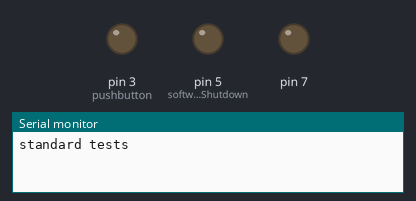
Bench run of a sketch on a simulated Arduino Uno, built with avr-gcc and run on an emulated ATmega328P. Shown: output pins drawn as LEDs (lit = HIGH), the last lines printed to the serial monitor. Pins used as bus, display or sensor lines are not drawn.

Above: at 0.5 s.
At 31.5 s:
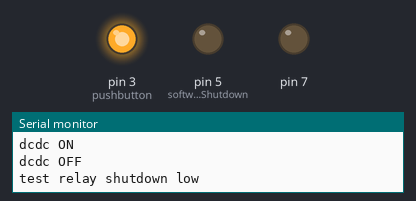
At 47.5 s:
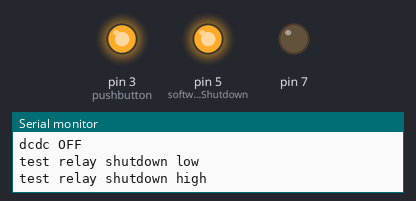
At 63.5 s:
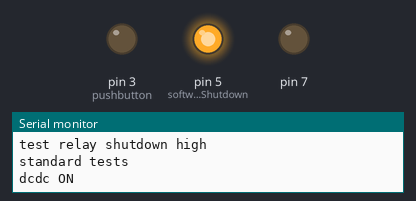
Timing chart, 0 to 71.5 s (numbered marks = the images above):
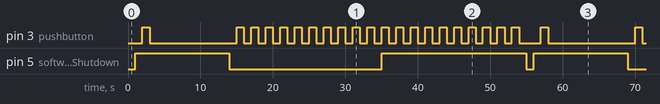

Measured:
- by itself, pin 3 (pushbutton): moves between LOW and HIGH, repeating every 55.0 s
- by itself, pin 5 (softwareShutdown): repeats every 55.0 s: LOW 21.0 s, HIGH 20.0 s, LOW 1.0 s, HIGH 13.0 s
- by itself, everything shown: repeats every 55.0 s, in 45 steps

The sketch:

TestRelayBoard.ino
```cpp
#define pushbutton 3
#define dcdcControl 9
#define softwareShutdown 5
#define rtDrive 7


void setup() {
  // put your setup code here, to run once:
pinMode(9, OUTPUT);
pinMode(7, OUTPUT);
pinMode(5, OUTPUT);
pinMode(3, OUTPUT);
Serial.begin(9600);
}

void loop() {
  Serial.println("standard tests");
  delay(1000);
  digitalWrite(softwareShutdown, HIGH);
  delay(1000);
  digitalWrite(pushbutton, HIGH);
  delay(1000);
  digitalWrite(pushbutton, LOW);
  delay(1000);
  digitalWrite(dcdcControl, HIGH);
  Serial.println("dcdc ON");
  delay(5000);
  digitalWrite(dcdcControl, LOW);
  Serial.println("dcdc OFF");
  delay(5000);
  digitalWrite(softwareShutdown, LOW);
  delay(1000);

  digitalWrite(softwareShutdown, LOW);
  Serial.println("test relay shutdown low");
  for(int i = 0; i < 10; i++) {
    digitalWrite(pushbutton, HIGH);
    delay(1000);
    digitalWrite(pushbutton, LOW);
    delay(1000);
  }
  digitalWrite(softwareShutdown, HIGH);
  Serial.println("test relay shutdown high");
  for(int i = 0; i < 10; i++) {
    digitalWrite(pushbutton, HIGH);
    delay(1000);
    digitalWrite(pushbutton, LOW);
    delay(1000);
  }
  digitalWrite(softwareShutdown, LOW);
  // put your main code here, to run repeatedly:

}
```
